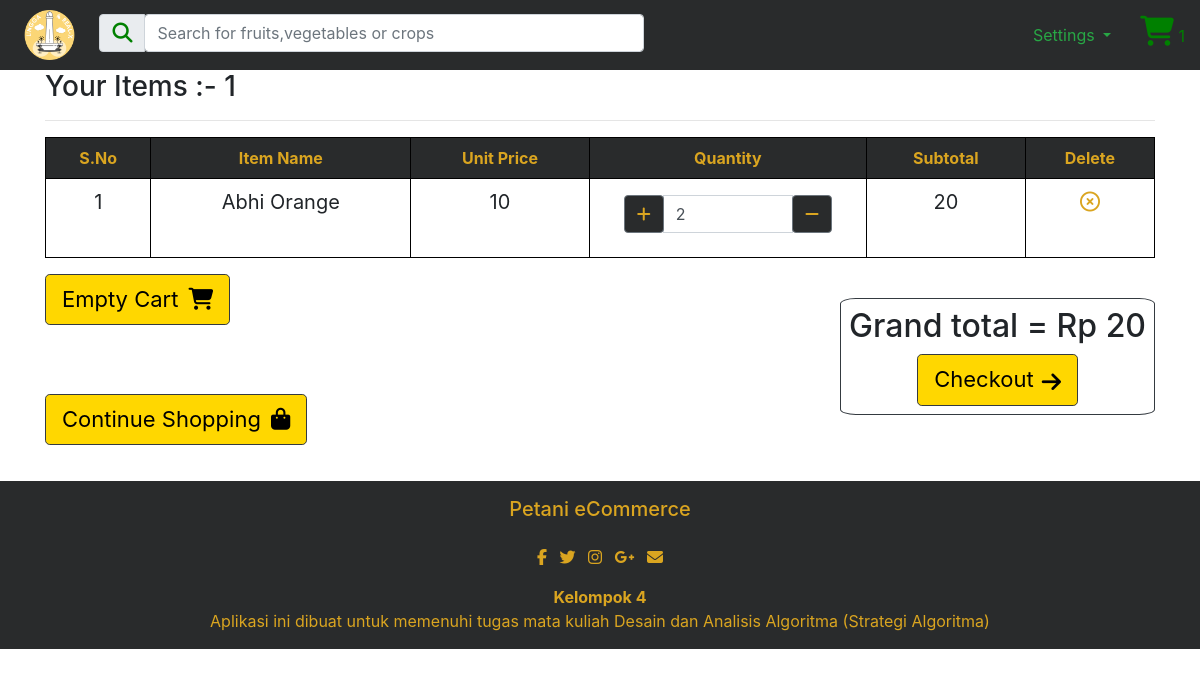
/BuyerPortal2/cartpage.php (signed in), run on the app's committed database.
### tables this page shows
CREATE TABLE `products` (
  `product_id` int(100) NOT NULL,
  `farmer_fk` int(255) NOT NULL,
  `product_title` varchar(100) NOT NULL,
  `product_cat` varchar(100) NOT NULL,
  `product_type` varchar(100) NOT NULL,
  `product_expiry` varchar(25) NOT NULL,
  `product_image` text NOT NULL,
  `product_stock` int(100) NOT NULL,
  `product_price` int(100) NOT NULL,
  `product_desc` text NOT NULL,
  `product_keywords` text NOT NULL,
  `product_delivery` varchar(5) NOT NULL
);

### Functions/functions.php (called while the page is built, shortened)
<?php
   include("../Includes/db.php");
   function totalItems()
   {
       global $con;
       if (isset($_SESSION['phonenumber'])) {
           $sess_phone_number = $_SESSION['phonenumber'];
           $get_items = "select * from cart where phonenumber = '$sess_phone_number'";
           $run_items =  mysqli_query($con, $get_items);
           $count_items =  mysqli_num_rows($run_items);
           return $count_items;
       } else {
           echo 0;
       }
   }
   ?>

### BuyerPortal2/cartpage.php (the view, shortened to what this page needs)
<?php
include("../Functions/functions.php");
?>
<!DOCTYPE html>
<html lang="en">
<head>
    <link rel="stylesheet" href="https://maxcdn.bootstrapcdn.com/bootstrap/4.4.1/css/bootstrap.min.css">
    <link rel="stylesheet" href="https://cdnjs.cloudflare.com/ajax/libs/font-awesome/4.7.0/css/font-awesome.min.css">
</head>
<body>
<nav class="navbar navbar-expand-xl ">
        <a class="float-left" href="bhome.php">
            <img src="agro.png?v=1" class="float-left mr-2 moblogo" alt="Logo" style="height:50px;">
        </a>
        <div class="collapse navbar-collapse" id="navbarSupportedContent">
            <div class="input-group mb-1 ml-2 searchbox">
                <div class="input-group-prepend">
                    <div class="input-group-text"><i class="fas fa-search" style="font-size:20px;color:green; "></i></div>
                </div>
                <form action="SearchResult.php" method="get" enctype="multipart/form-data">
                    <input type="text" class="form-control " id="inlineFormInputGroup" name="search" placeholder="Search for fruits,vegetables or crops " style="width:500px;">
                </form>
            </div>
        </div>
        <div class=" flex-row-reverse right ">
            <div class="p-2 cart">
                <div class="icon2">
                    <a href="CartPage.php"> <i class="fa" style="font-size:30px; color:green">&#61562;</i></a>
                    <span id="icon" style="color:green"> <?php echo totalItems(); ?> </span>
                </div>
            </div>
            <div class="dropdown p-2 settings ">
                <button class="btn  dropdown-toggle text-success" type="button" id="dropdownMenuButton" data-toggle="dropdown" aria-haspopup="true" aria-expanded="false">
                    Settings
                </button>
            </div>
        </div>
    </nav>
    <div class="container">
        <?php
        if (isset($_SESSION['phonenumber'])) {
            $temp = totalItems();
            echo   "<div class='text-left'>
                        <h3>Your Items :- $temp</h3>
                        <hr>";
        }
        ?>
        <table class="table">
            <thead>
                <th>S.No</th>
                <th>Item Name</th>
                <th>Unit Price </th>
                <th style="width:25%;">Quantity</th>
                <th>Subtotal</th>
                <th>Delete</th>
            </thead>
            <?php
            $total = 0;
            global $con;
            if (isset($_SESSION['phonenumber'])) {
                $sess_phone_number = $_SESSION['phonenumber'];
                $sel_price = "select * from cart where phonenumber = '$sess_phone_number'";
                $run_price = mysqli_query($con, $sel_price);
                $i = 0;
                while ($p_price = mysqli_fetch_array($run_price)) {
                    $product_id = $p_price['product_id'];
                    $pro_price = "select * from products where product_id='$product_id'";
                    $run_pro_price = mysqli_query($con, $pro_price);
                    while ($pp_price = mysqli_fetch_array($run_pro_price)) {
                        $product_title = $pp_price['product_title'];
                        $product_price = $pp_price['product_price'];
            ?>
                        <tbody>
                            <tr>
                                <td data-label="S.No" style="font-size:20px;"><?php echo $i + 1; ?></td>
                                <td data-label="Item Name " style="font-size:20px;"><?php echo $product_title; ?></td>
                                <td data-label="Unit Price" style="font-size:20px;"><?php echo $product_price; ?></td>
                                <td data-label="Quantity p-0 " style="padding-top:1.5%;padding-bottom:-2%">
                                    <div class="d-flex justify-content-center " style="width:90%;padding-left:10%;">
                                        <div class="input-group mb-3">
                                            <div class="input-group-prepend">
                                                <a href="AddQty.php?id=<?php echo $product_id; ?>">
                                                    <button class="btn btn-outline-secondary" style=" background-color:#292b2c;" type="button" id="button-addon1">
                                                        <b style="color:goldenrod"><i class="fas fa-plus"></i></b>
                                                    </button>
                                                </a>
                                            </div>
                                            <input type="number" class="form-control" oninput="this.value = Math.abs(this.value)" min="1" value='<?php echo $_SESSION['qtycart'][$i]; ?>' name="qty" placeholder="" aria-label="Example text with button addon" aria-describedby="button-addon1">
                                            <div class="input-group-append">
                                                <a href="MinusQty.php?id=<?php echo $product_id; ?>">
                                                    <button class="btn btn-outline-secondary" style=" background-color:#292b2c;" type="button" id="button-addon2">
                                                        <b style="color:goldenrod"><i class="fas fa-minus"></i></b>
                                                    </button>
                                                </a>
                                            </div>
                                        </div>
                                    </div>
                                </td>
                                <?php $subtotal = $_SESSION['qtycart'][$i] * $product_price; ?>
                                <td data-label="Subtotal" style="font-size:20px;"><?php echo $subtotal; ?></td>
                                <?php $total = $total + $subtotal ?>
                                <td data-label="Delete" style="font-size:20px;"><a href="DeleteProductCart.php?id=<?php echo $product_id; ?>" id="Deletionlink"><i class="far fa-times-circle"></i></a></td>
                            </tr>
                <?php
                    }
                    $i++;
                }
            } else {
                echo "<h1 align = center>Please Login First!</h1><br><br><hr>";
            } ?>
                        </tbody>
        </table>
    </div>
    </div>
    <div class="container">
        <div class="float-none float-sm-none float-md-none float-lg-left float-xl-left  emptycart">
            <a href="emptyCart.php">
                <button type="button" class="btn btn-lg  border border-dark " style="font-size:22px;color:black;background-color:#FFD700">Empty Cart
                    <i class="fas fa-shopping-cart ml-1"></i></button>
            </a>
        </div>
        <br>
        <div class=" float-none float-sm-none float-md-none float-lg-right float-xl-rightcheckout mr-0 p-2 border border-dark  " style="border-radius:5%;">
            <h2>Grand total = Rp <?php echo $total; ?> </h2>
            <?php
            if (isset($_SESSION['phonenumber'])) {
                $sel_price = "select * from cart where phonenumber = '$sess_phone_number'";
                $run_price = mysqli_query($con, $sel_price);
                $count = mysqli_num_rows($run_price);
                if ($count > 0) {
                    echo "<a href='checkout.php'>
                                <button type='button' class='btn btn-lg border border-dark d-flex mx-auto' style='font-size:22px;color:black;background-color:#FFD700'>
                                    Checkout<i class='fas fa-arrow-right ml-2 mt-2 mb-1'></i>
                                </button>
                            </a>";
                } else {
                    echo "<a href='Includes/alert.php'>
                                <button type='button' class='btn btn-lg border border-dark d-flex mx-auto' style='font-size:22px;color:black;background-color:#FFD700'>
                                    Checkout<i class='fas fa-arrow-right ml-2 mt-2 mb-1'></i>
                                </button>
                            </a>";
                }
            } else {
                echo "<a href='../auth/BuyerLogin.php'>
                                <button type='button' class='btn btn-lg border border-dark d-flex mx-auto' style='font-size:22px;color:black;background-color:#FFD700'>
                                    Checkout<i class='fas fa-arrow-right ml-2 mt-2 mb-1'></i>
                                </button>
                            </a>";
            }
            ?>
        </div>
        <br>
        <br>
        <div class=" float-none float-sm-none float-md-none float-lg-left float-xl-left continueshopping mt-5">
            <a href="bhome.php"><button type="button" class="btn btn-lg  border border-dark " style="font-size:22px;color:black;background-color:#FFD700">Continue Shopping
                    <i class="fas fa-shopping-bag ml-1"></i></button></a>
        </div>
    </div>
    <br>
    <br>
    <br>
    <br>
    <br>
<?php
include("../Includes/footer2.php");
?>
</body>
</html>

### BuyerPortal2/cartpage.php (style rules this page uses)
a { color: goldenrod; }
* { margin: 0; padding: 0; box-sizing: border-box; }
nav { background-color: #292b2c; }
.right { display: flex; }
.cart { margin-right: -9px; }
.searchbox { width: 60%; }
.table { width: 100%; border-collapse: collapse; }
.table td, .table th { padding: 8px 8px; border: 0.5px solid black; text-align: center; font-size: 16px; background-color: white; }
.table thead th { vertical-align: bottom; border-bottom: 0px solid #dee2e6; }
.table th { background-color: #292b2c; color: goldenrod; }

### data on the page
products: product_title "Abhi Orange", product_price "10", qty "2", product_price "20"

### other printed values
totalItems() "1"
$temp "1"
$total "20"
